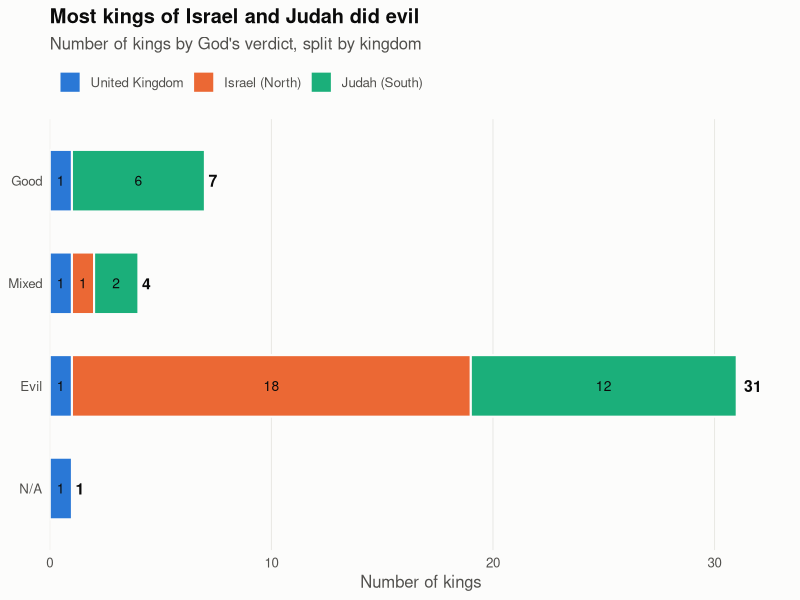
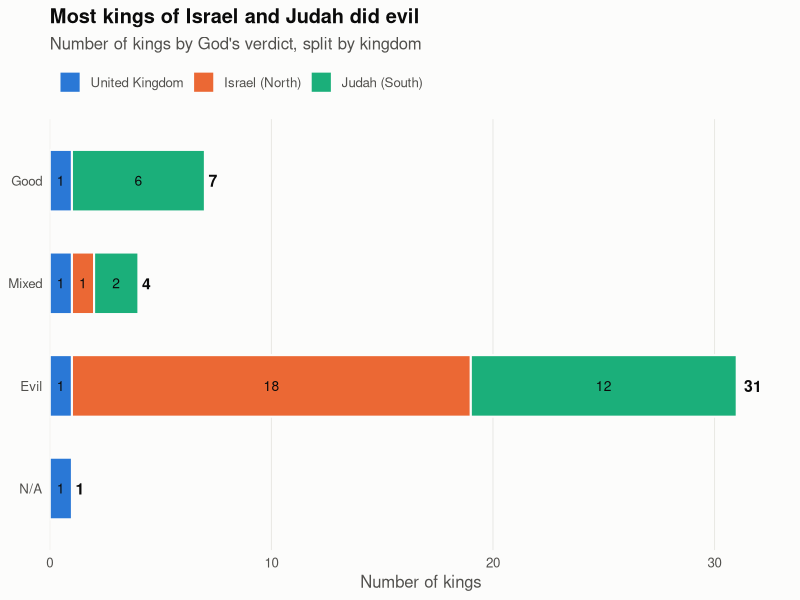

These figures' R source, in order:
library(tidyverse)

#### loading the data set ##########
Monarchs <- read_csv("IsraelMonarchs_v2.csv")

#### counting kings by verdict and kingdom ##########
kingdom_cols <- c("United Kingdom" = "#2a78d6",
                  "Israel (North)" = "#eb6834",
                  "Judah (South)"  = "#1baf7a")

verdict_counts <- Monarchs %>%
  mutate(Kingdom = recode(Kingdom,
                          "United Kingdom of Israel"   = "United Kingdom",
                          "Northern Kingdom of Israel" = "Israel (North)",
                          "Southern Kingdom (Judah)"   = "Judah (South)"),
         Kingdom = factor(Kingdom, levels = names(kingdom_cols)),
         Verdict = factor(Verdict, levels = rev(c("Good", "Mixed", "Evil", "N/A")))) %>%
  count(Verdict, Kingdom)

verdict_totals <- verdict_counts %>%
  group_by(Verdict) %>%
  summarise(total = sum(n))

#### chart ##########
kings_chart <- ggplot(verdict_counts, aes(x = n, y = Verdict, fill = Kingdom)) +
  geom_col(width = 0.6, colour = "#fcfcfb", linewidth = 0.7,
           position = position_stack(reverse = TRUE)) +
  geom_text(aes(label = n), position = position_stack(vjust = 0.5, reverse = TRUE),
            colour = "#0b0b0b", size = 3.5) +
  geom_text(data = verdict_totals, aes(x = total, y = Verdict, label = total),
            inherit.aes = FALSE, hjust = -0.4, colour = "#0b0b0b",
            size = 4, fontface = "bold") +
  scale_fill_manual(values = kingdom_cols) +
  scale_x_continuous(expand = expansion(mult = c(0, 0.08))) +
  labs(title = "Most kings of Israel and Judah did evil",
       subtitle = "Number of kings by God's verdict, split by kingdom",
       x = "Number of kings", y = NULL, fill = NULL) +
  theme_minimal(base_size = 12) +
  theme(plot.background    = element_rect(fill = "#fcfcfb", colour = NA),
        panel.grid.major.y = element_blank(),
        panel.grid.minor   = element_blank(),
        panel.grid.major.x = element_line(colour = "#e6e5e1", linewidth = 0.3),
        plot.title         = element_text(face = "bold", colour = "#0b0b0b"),
        plot.subtitle      = element_text(colour = "#52514e"),
        axis.text          = element_text(colour = "#52514e"),
        axis.title.x       = element_text(colour = "#52514e"),
        legend.position    = "top",
        legend.justification = "left",
        legend.text        = element_text(colour = "#52514e"))

kings_chart

ggsave("Kings_by_verdict.png", kings_chart, width = 8, height = 4.5, dpi = 200)
